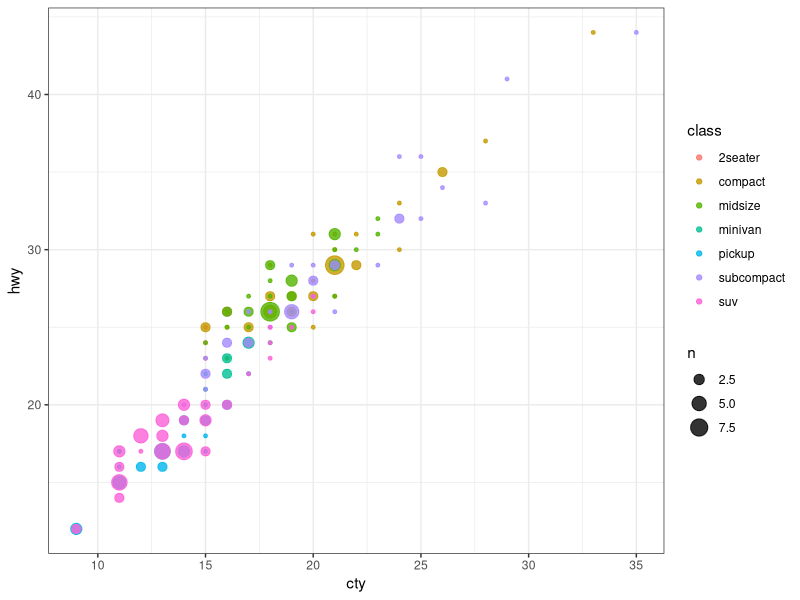
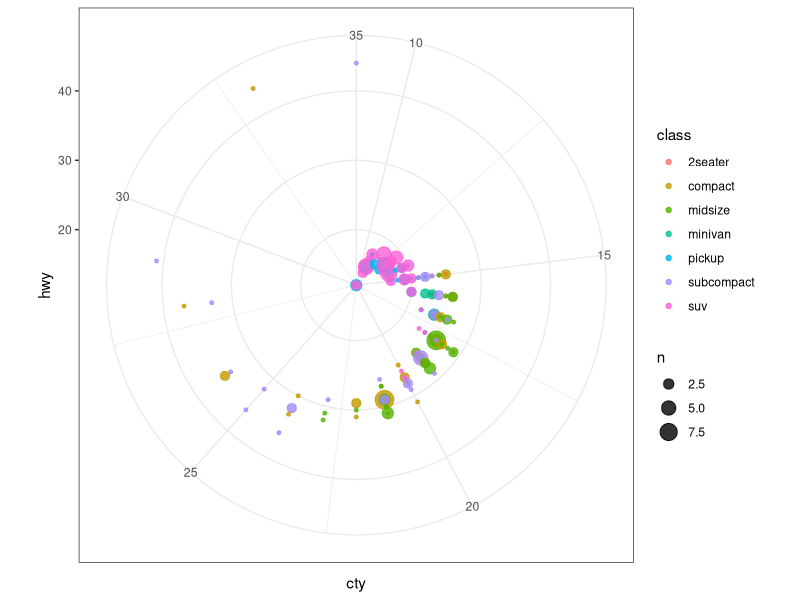
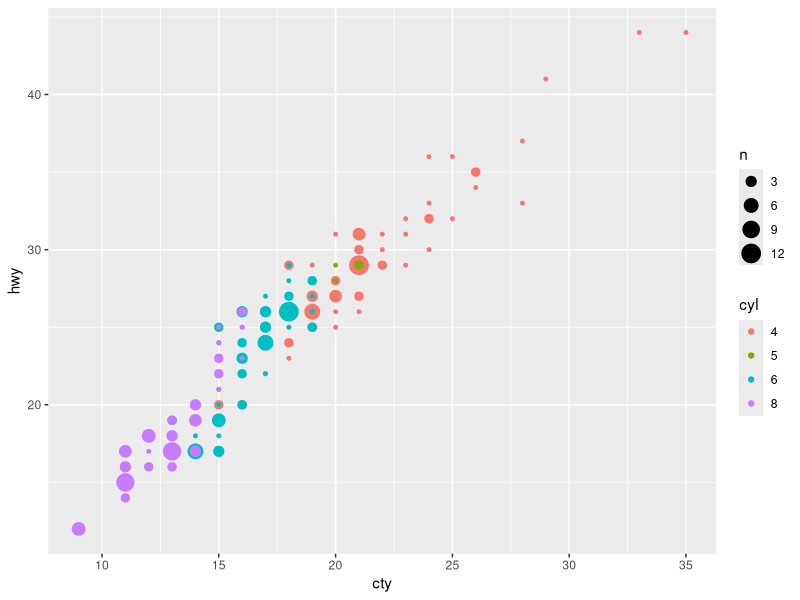
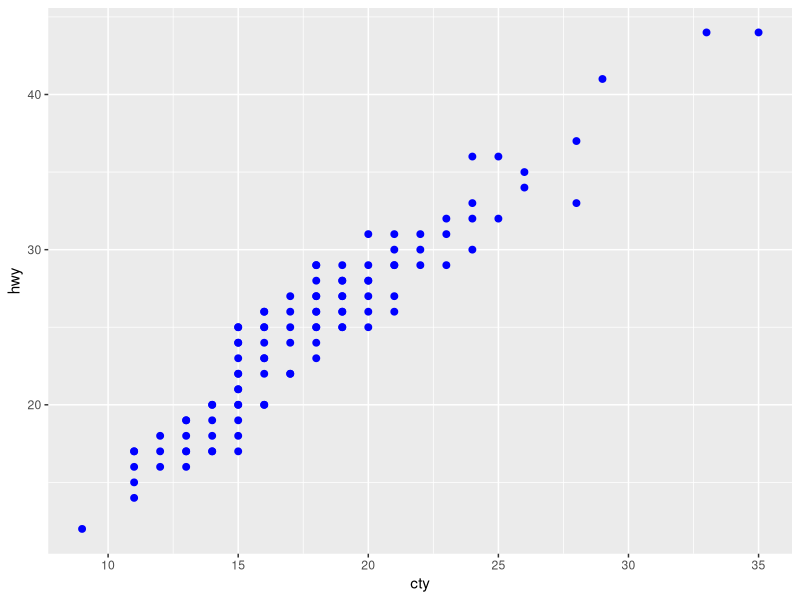

Here is the R script that generated these plots, in order:
## ---- chunk 1
knitr::opts_chunk$set(
  echo = TRUE,
  warning = FALSE,
  message = FALSE
)
library(tidyverse)
## ---- chunk 2
p <- 
  ggplot(mpg) + 
  geom_count(
    aes(cty, hwy, color = class), 
    alpha = 0.8
  ) +
  theme_bw()

## ---- chunk 3
p

p + coord_polar()
## ---- chunk 4
df <-
  mpg %>% 
  count(cyl = factor(cyl), cty, hwy)

ggplot(df, aes(x = cty, y = hwy)) +
  geom_point(aes(color = cyl, size = n))

ggplot(df, aes(x = cty, y = hwy)) +
  geom_point(color = "blue", size = 2)

